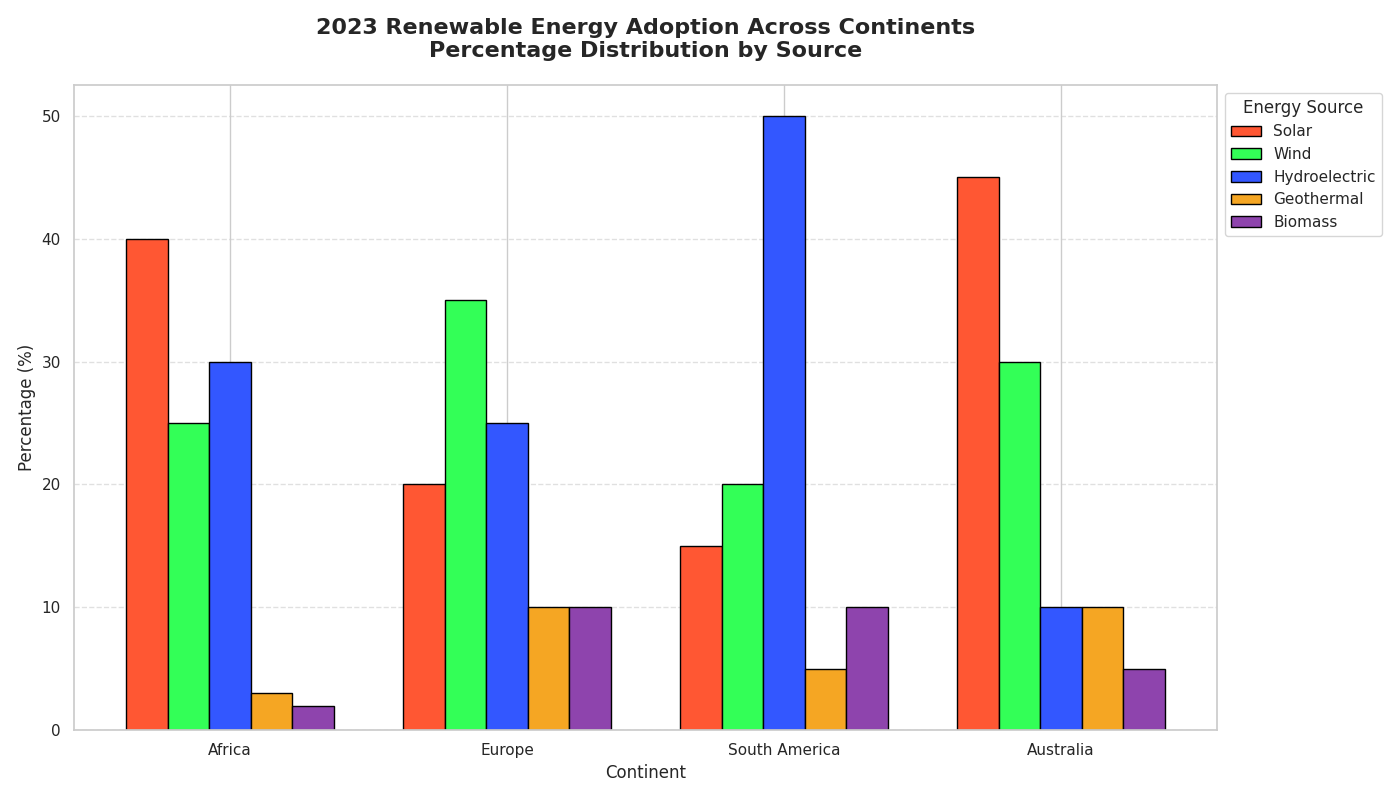

Recreate this plot in Python.
import matplotlib.pyplot as plt
import numpy as np

continents = ['Africa', 'Europe', 'South America', 'Australia']
renewable_sources = ['Solar', 'Wind', 'Hydroelectric', 'Geothermal', 'Biomass']

renewable_data = np.array([
    [40, 25, 30, 3, 2],
    [20, 35, 25, 10, 10],
    [15, 20, 50, 5, 10],
    [45, 30, 10, 10, 5]
])

new_colors = ['#FF5733', '#33FF57', '#3357FF', '#F5A623', '#8E44AD']

fig, ax = plt.subplots(figsize=(14, 8))

x = np.arange(len(continents))
bar_width = 0.15

for i, (source, color) in enumerate(zip(renewable_sources, new_colors)):
    ax.bar(x + i * bar_width, renewable_data[:, i], bar_width, color=color, edgecolor='black', label=source)

ax.set_title("2023 Renewable Energy Adoption Across Continents\nPercentage Distribution by Source", fontsize=16, fontweight='bold', pad=20)
ax.set_xlabel("Continent", fontsize=12)
ax.set_ylabel("Percentage (%)", fontsize=12)
ax.set_xticks(x + bar_width * (len(renewable_sources) / 2 - 0.5))
ax.set_xticklabels(continents)

ax.legend(title="Energy Source", bbox_to_anchor=(1, 1), loc='upper left')
ax.yaxis.grid(True, linestyle='--', alpha=0.6)

plt.tight_layout()
plt.show()
